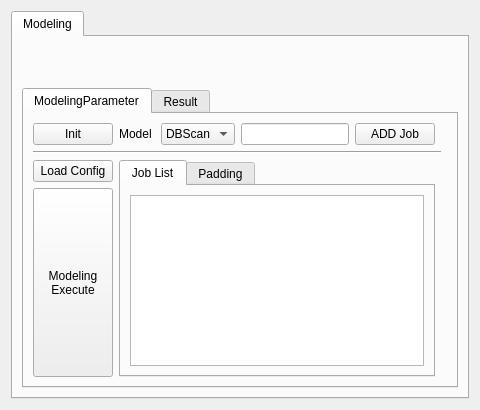
       <widget class="QWidget" name="tab_6">
        <attribute name="title">
         <string>PatternModeling</string>
        </attribute>
        <layout class="QVBoxLayout" name="verticalLayout_3">
         <item>
          <widget class="QSplitter" name="splitter_11">
           <property name="orientation">
            <enum>Qt::Vertical</enum>
           </property>
           <widget class="QTabWidget" name="tabWidget_2">
            <property name="currentIndex">
             <number>0</number>
            </property>
            <widget class="QWidget" name="tab_7">
             <attribute name="title">
              <string>Modeling</string>
             </attribute>
             <layout class="QVBoxLayout" name="verticalLayout_4">
              <item>
               <layout class="QGridLayout" name="pattern_result_layout"/>
              </item>
              <item>
               <spacer name="verticalSpacer">
                <property name="orientation">
                 <enum>Qt::Vertical</enum>
                </property>
                <property name="sizeHint" stdset="0">
                 <size>
                  <width>20</width>
                  <height>40</height>
                 </size>
                </property>
               </spacer>
              </item>
              <item>
               <widget class="QTabWidget" name="tabWidget_3">
                <property name="minimumSize">
                 <size>
                  <width>0</width>
                  <height>250</height>
                 </size>
                </property>
                <property name="maximumSize">
                 <size>
                  <width>16777215</width>
                  <height>300</height>
                 </size>
                </property>
                <property name="currentIndex">
                 <number>0</number>
                </property>
                <widget class="QWidget" name="tab_15">
                 <attribute name="title">
                  <string>ModelingParameter</string>
                 </attribute>
                 <layout class="QGridLayout" name="gridLayout_3">
                  <item row="2" column="0" colspan="5">
                   <widget class="Line" name="line_3">
                    <property name="orientation">
                     <enum>Qt::Horizontal</enum>
                    </property>
                   </widget>
                  </item>
                  <item row="0" column="2">
                   <widget class="QLineEdit" name="edt_model_parameter"/>
                  </item>
                  <item row="0" column="0">
                   <widget class="QPushButton" name="btn_pattern_model_init">
                    <property name="text">
                     <string>Init</string>
                    </property>
                   </widget>
                  </item>
                  <item row="3" column="1" rowspan="3" colspan="3">
                   <widget class="QTabWidget" name="tabWidget_4">
                    <property name="currentIndex">
                     <number>0</number>
                    </property>
                    <widget class="QWidget" name="tab_19">
                     <attribute name="title">
                      <string>Job List</string>
                     </attribute>
                     <layout class="QVBoxLayout" name="verticalLayout_15">
                      <item>
                       <widget class="QTableWidget" name="tbl_model_job_list"/>
                      </item>
                     </layout>
                    </widget>
                    <widget class="QWidget" name="tab_20">
                     <attribute name="title">
                      <string>Padding</string>
                     </attribute>
                    </widget>
                   </widget>
                  </item>
                  <item row="0" column="1">
                   <layout class="QHBoxLayout" name="horizontalLayout_7">
                    <item>
                     <widget class="QLabel" name="label_4">
                      <property name="layoutDirection">
                       <enum>Qt::RightToLeft</enum>
                      </property>
                      <property name="text">
                       <string>Model </string>
                      </property>
                      <property name="alignment">
                       <set>Qt::AlignRight|Qt::AlignTrailing|Qt::AlignVCenter</set>
                      </property>
                     </widget>
                    </item>
                    <item>
                     <widget class="QComboBox" name="cmb_model_type">
                      <item>
                       <property name="text">
                        <string>DBScan</string>
                       </property>
                      </item>
                     </widget>
                    </item>
                   </layout>
                  </item>
                  <item row="3" column="0">
                   <widget class="QPushButton" name="btn_pattern_model_load_cfg">
                    <property name="text">
                     <string>Load Config</string>
                    </property>
                   </widget>
                  </item>
                  <item row="0" column="5">
                   <widget class="QFrame" name="frame_4">
                    <property name="frameShape">
                     <enum>QFrame::StyledPanel</enum>
                    </property>
                    <property name="frameShadow">
                     <enum>QFrame::Raised</enum>
                    </property>
                   </widget>
                  </item>
                  <item row="0" column="4">
                   <widget class="QFrame" name="frame_5">
                    <property name="frameShape">
                     <enum>QFrame::StyledPanel</enum>
                    </property>
                    <property name="frameShadow">
                     <enum>QFrame::Raised</enum>
                    </property>
                   </widget>
                  </item>
                  <item row="4" column="0" rowspan="2">
                   <widget class="QPushButton" name="btn_pattern_execute">
                    <property name="sizePolicy">
                     <sizepolicy hsizetype="Minimum" vsizetype="MinimumExpanding">
                      <horstretch>0</horstretch>
                      <verstretch>0</verstretch>
                     </sizepolicy>
                    </property>
                    <property name="text">
                     <string>Modeling
Execute</string>
                    </property>
                   </widget>
                  </item>
                  <item row="0" column="3">
                   <widget class="QPushButton" name="btn_add_model_job">
                    <property name="text">
                     <string>ADD Job</string>
                    </property>
                   </widget>
                  </item>
                 </layout>
                </widget>
                <widget class="QWidget" name="tab_16">
                 <attribute name="title">
                  <string>Result</string>
                 </attribute>
                 <layout class="QVBoxLayout" name="verticalLayout_7">
                  <item>
                   <widget class="QPlainTextEdit" name="summary_pattern_model"/>
                  </item>
                 </layout>
                </widget>
               </widget>
              </item>
             </layout>
            </widget>
           </widget>
          </widget>
         </item>
        </layout>
       </widget>
